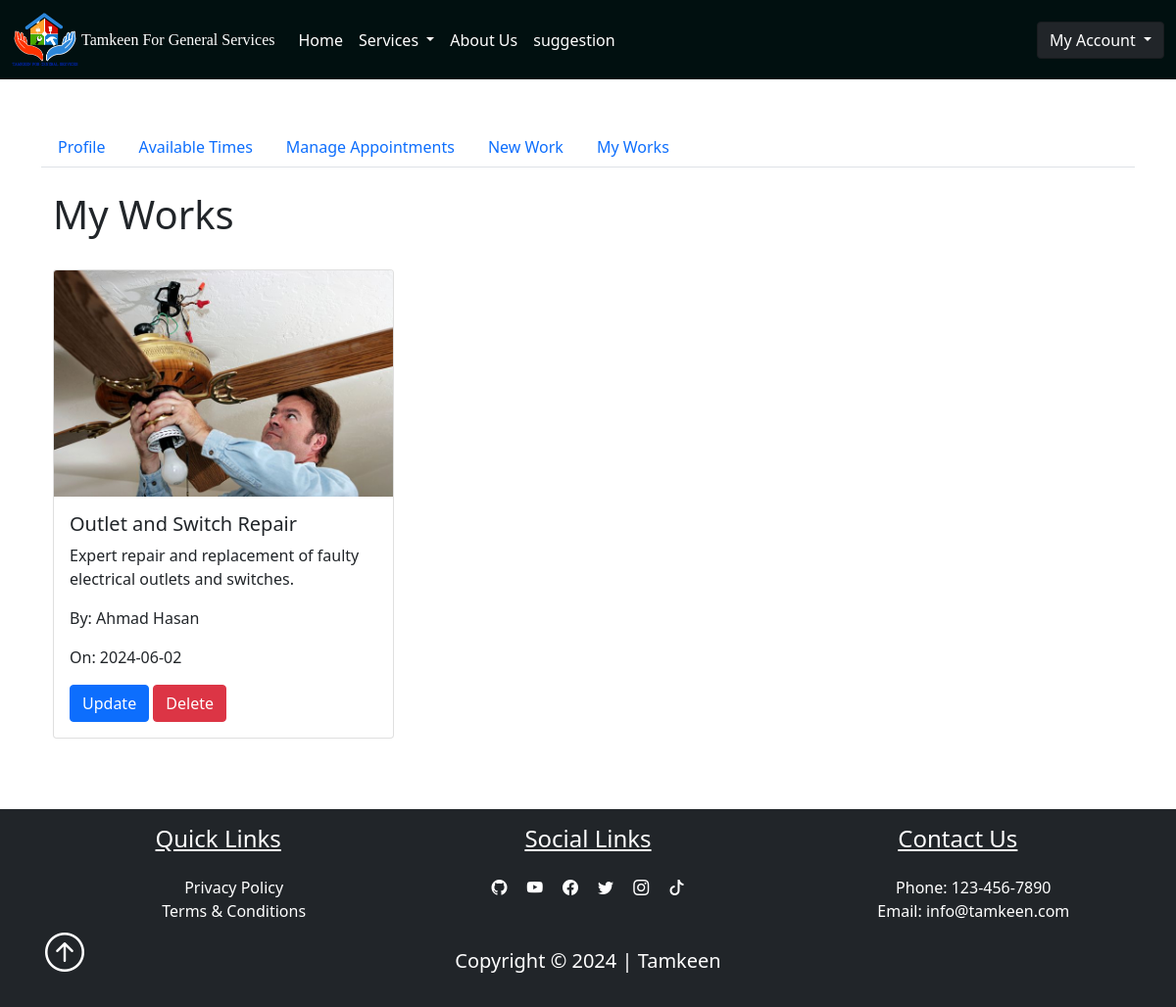
Page /dashboard/myWorks (signed in) on the earlier database version.
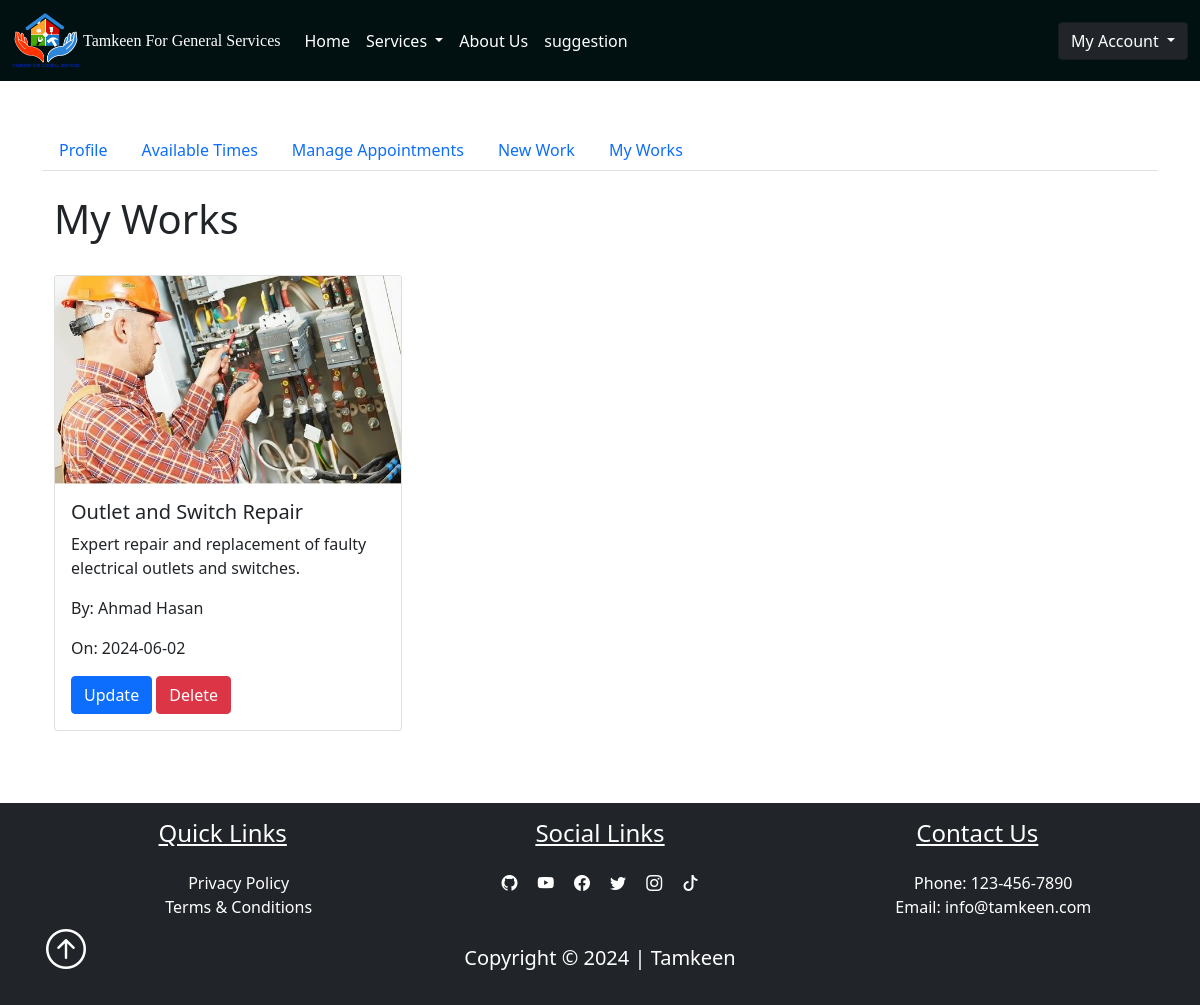
Same page on the later database version.
### pythonic/models.py (models this page shows, shortened)
class Work(db.Model):
    id = db.Column(db.Integer, primary_key=True)
    title = db.Column(db.String(100), nullable=False)
    date_posted = db.Column(db.DateTime, nullable=False, default=datetime.utcnow)
    content = db.Column(db.Text, nullable=False)
    img = db.Column(db.String(20), nullable=True, default="default_thumbnail.jpg")
    user_id = db.Column(db.Integer, db.ForeignKey("user.id"), nullable=False)
    service_id=db.Column(db.Integer, db.ForeignKey("service.id"), nullable=False)

### pythonic/routes.py (the view)
@app.route('/dashboard/myWorks', methods=['GET'])
@login_required
def myWorks():
    works = Work.query.filter_by(user_id=current_user.id).all()
    return render_template('myWorks.html', works=works)

### pythonic/models.py (called while the page is built)
@login_manager.user_loader
def load_user(user_id):
    return User.query.get(int(user_id))

### pythonic/templates/myWorks.html
{% extends "dashboard.html" %}
{% block myWorks %}
<div class="container">
    <br>
    <h1>My Works</h1>
    <br>
    <div class="row">
        {% for work in works %}
        <div class="col-md-4">
            <div class="card mb-4">
                <img src="{{ url_for('static', filename='uploads/' ~ work.img) }}" class="card-img-top" alt="{{ work.title }}">
                <div class="card-body">
                    <h5 class="card-title">{{ work.title }}</h5>
                    <p class="card-text">{{ work.content }}</p>
                    <p>By: {{ current_user.username }}</p>
                    <p>On: {{ work.date_posted.strftime('%Y-%m-%d') }}</p>
                    <a href="{{ url_for('edit_work', work_id=work.id) }}" class="btn btn-primary">Update</a>
                    <form action="{{ url_for('delete_work', work_id=work.id) }}" method="POST" style="display:inline;">
                        <button type="submit" class="btn btn-danger">Delete</button>
                    </form>
                </div>
            </div>
        </div>
        {% endfor %}
    </div>
</div>
{% endblock  myWorks%}

Differences in the rows shown:
changed Work "Outlet and Switch Repair": img: a different picture
